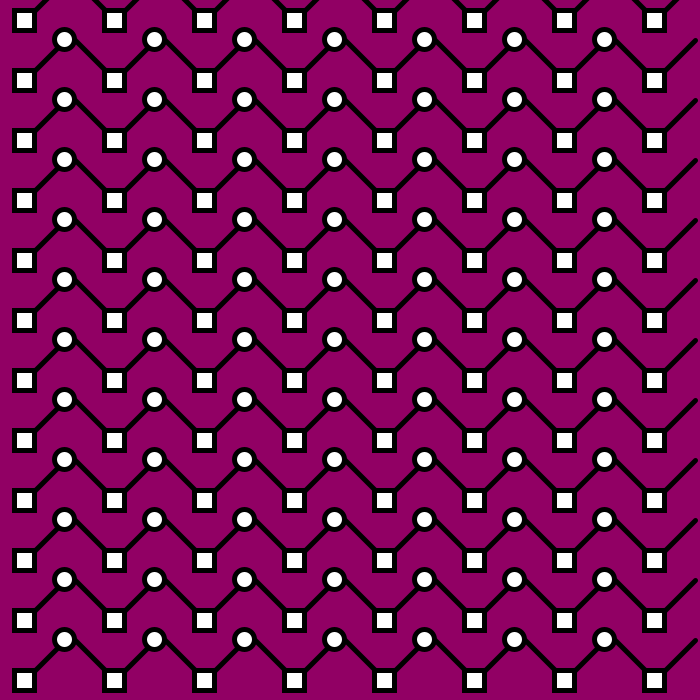
Frame 1 (no input)
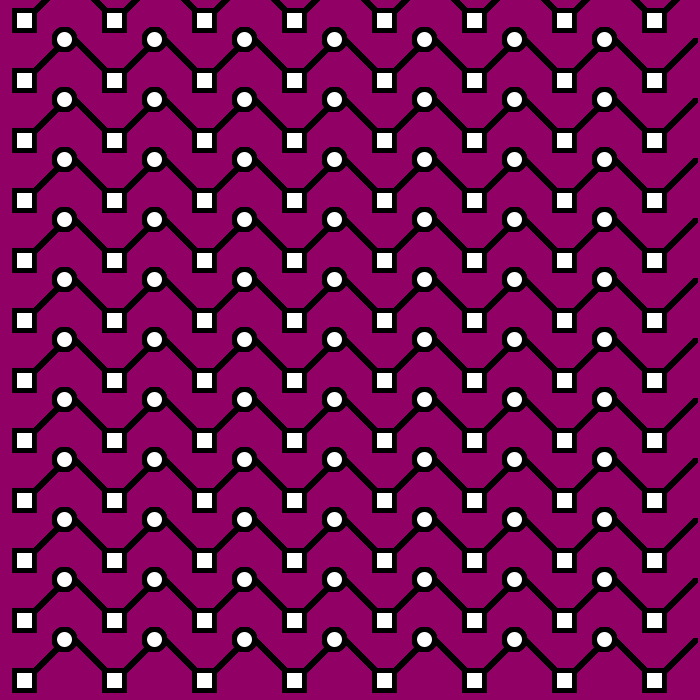
Frame 60 (the mouse pressed at the canvas centre just before this capture)
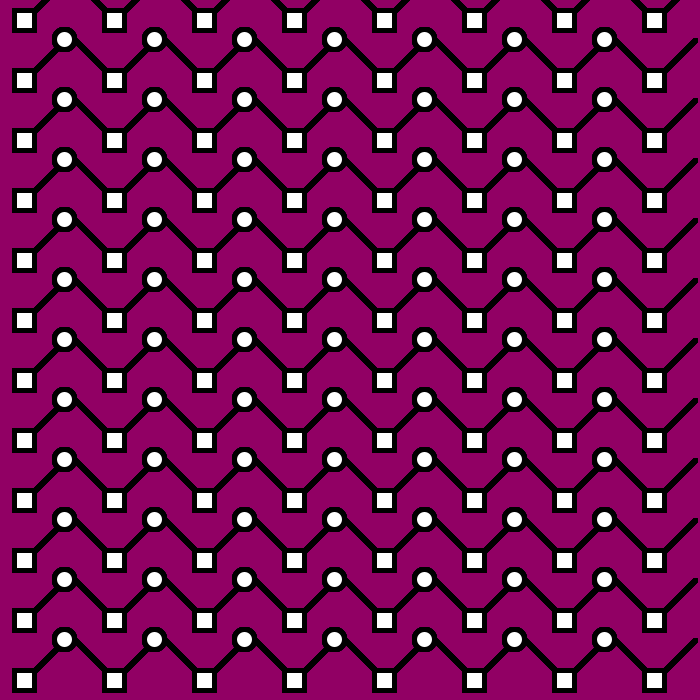
Frame 120 (the mouse held since frame 60 and released just before this capture)

The Processing sketch that drew these frames (run headless with seeded random() and noise(); from frame 60 on, the mouse is pressed at the canvas centre):

// Processing sketch: UTSGK4B_Muhamad_Saiful_Arif_1903015008
// ── UTSGK4B_Muhamad_Saiful_Arif_1903015008.pde
//Muhamad Saiful Arif (1903015157)

void setup(){
  size (700,700);
  background (145, 0, 100);
}

void draw(){
 for (int y = -20; y <= 690; y += 60){
   for (int x = 20; x <= 690; x += 45){
     if ((x % 10) == 0){
       strokeWeight(5);
       line(x+45, y, x, y+45);
       rect(x-6, y+30, 20,20);
     }
     else{
       strokeWeight(5);
       ellipse(x-1, y-1,20,20);
       line(x+40, y+30, x+10, y-0);
     }
   }
 }
}
